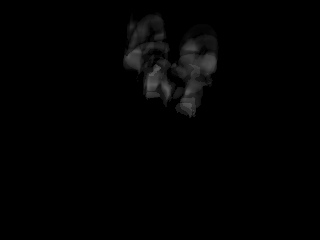
#> input picture code/energy/AIRQUOTES_D20141205T210420.png, 320 x 240 px, given in place of the camera
$ python test.py
#> lines starting #> are read from the running program, lines starting #| are printed output that depends on the picture; after the words box and inside, x2 and y2 are one past the last pixel; in counts of white or black regions, pixels touching at a corner belong together
"""Project 4: tracking hand

"""

import cv2
import math
import numpy as np

cap = cv2.VideoCapture(0)

while(cap.isOpened()):

    ret, img = cap.read()
#> img is the input picture: shape (240, 320, 3); min 0, max 96, mean 2.6

    gray = cv2.cvtColor(img, cv2.COLOR_BGR2GRAY)
    blur = cv2.GaussianBlur(gray, (5, 5), 0)
    ret, thresh1 = cv2.threshold(
        blur, 155, 255, cv2.THRESH_BINARY_INV+cv2.THRESH_OTSU)
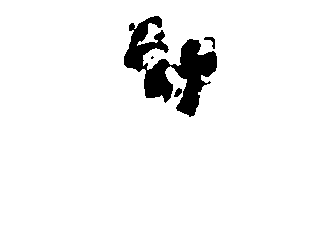
#> thresh1: shape (240, 320); 94.9% white; 4 black regions (1 under 20 px)
#> ret = 21
    contours, hierarchy = cv2.findContours(
        thresh1, cv2.RETR_TREE, cv2.CHAIN_APPROX_SIMPLE)
#> contours = 5 contours, 1 with area under 20; largest, box (x1, y1, x2, y2) and area: (0, 0, 320, 240) 76241, (123, 15, 218, 118) 4088, (203, 36, 216, 50) 71, (173, 87, 183, 98) 58
    max_area = 0
    for i in range(len(contours)):
        cnt = contours[i]
        area = cv2.contourArea(cnt)
        if(area > max_area):
            max_area = area
            ci = i
#> this loop made 5 passes
#> (cnt, area, max_area, ci) on pass 1: ([[0, 0], [0, 239], [319, 239], [319, 0]], 76241, 76241, 0)
#> area on passes 2, 4, 5: 57.5, 71, 4088.5
#> after the loop, ci = 0; max_area = 76241
    cnt = contours[ci]

    hull = cv2.convexHull(cnt)
#> hull = [[319, 0], [319, 239], [0, 239], [0, 0]]

    drawing = np.zeros(img.shape, np.uint8)
    cv2.drawContours(drawing, [cnt], 0, (0, 255, 0), 2)
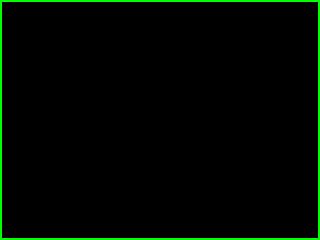
#> drawing: shape (240, 320, 3); mean of channels 0, 1, 2 0, 7.4, 0; drawn as B, G, R
    # cv2.drawContours(drawing,[hull],0,(0,0,255),2)

    cv2.imshow('input', drawing)
    k = cv2.waitKey(10)
#> (key Esc is pressed here)
    if k == 27:
        break
